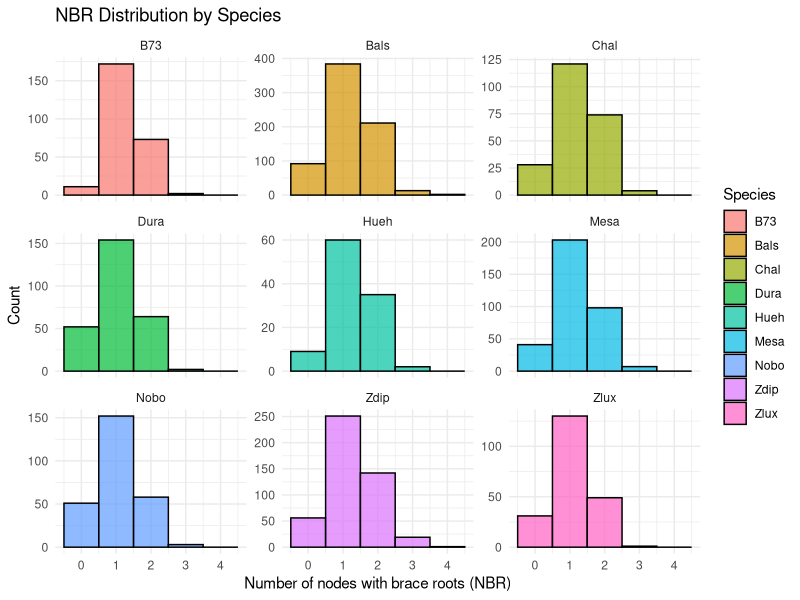

Recreate this plot in R.
install.packages("tidyverse")
library(tidyverse)
library(dplyr)

bzeadf <- read.csv("./UPDATED_CLY23_D4_FieldBook.csv")
  
bzeadf_f <- bzeadf %>% filter(Species != "Check" & Notes == "")
bzeadf_ff <- bzeadf_f %>%
  mutate(LA = BW * BL * 0.75)


ggplot(bzeadf_ff, aes(x = NBR, fill = Species)) +
  geom_histogram(binwidth = 1, color = "black", alpha = 0.7, position = "identity") +
  facet_wrap(~ Species, scales = "free_y") +
  labs(
    title = "NBR Distribution by Species",
    x = "Number of nodes with brace roots (NBR)",
    y = "Count"
  ) +
  theme_minimal()
